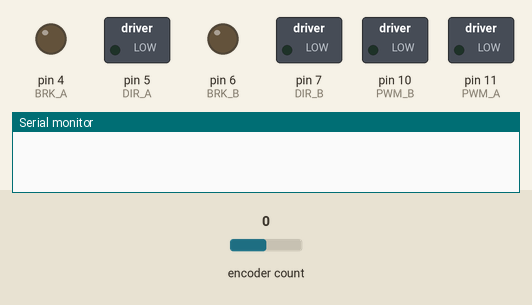
Simulated run of this sketch. Board: Arduino Uno, built with avr-gcc and run on an emulated ATmega328P. Shown: switched loads named in the sketch (green lamp = pin HIGH), output pins drawn as LEDs (lit = HIGH), the last lines printed to the serial monitor. The inputs (shaded band) are chosen by the test bench; at power-on: encoder count 0.

Above: at 0.1 s.
At 9.91 s:
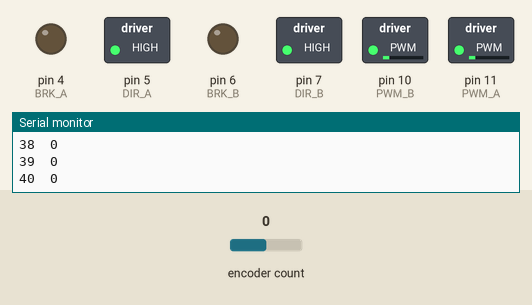
At 19.93 s:
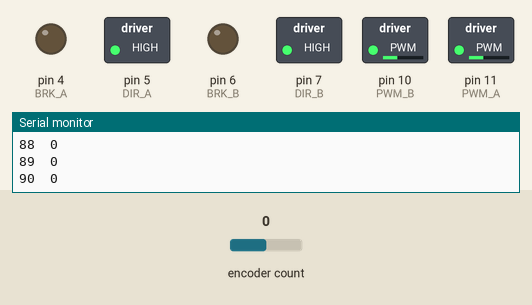
At 29.74 s:
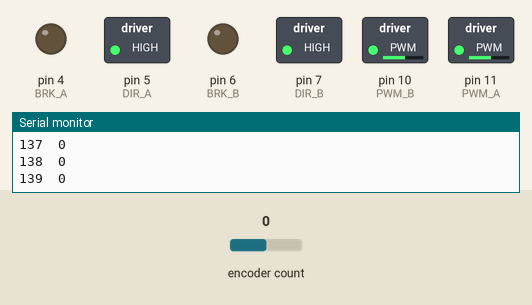
At 39.76 s:
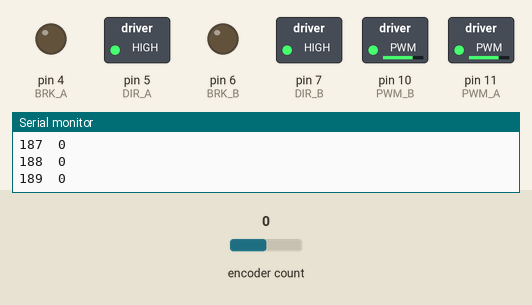
Timing chart, 0 to 40.0 s (numbered marks = the images above):
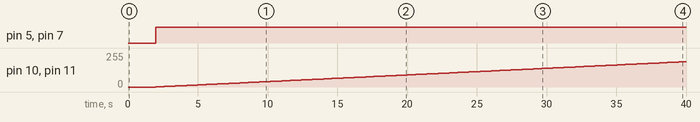

Measured:
- by itself, pin 5 (DIR_A), pin 7 (DIR_B): LOW → HIGH at 2.0 s
- by itself, pin 10 (PWM_B), pin 11 (PWM_A): moves from 0/255 to 190/255 over 37.9 s

The sketch:

12VMotor_Test.ino
```cpp
#include <Encoder.h>

const int PWM_A = 11;
const int PWM_B = 10;
const int DIR_A = 5;
const int BRK_A = 4;
const int DIR_B = 7;
const int BRK_B = 6;
const int ENC_B = 2;
const int ENC_A = 3;

Encoder encoder(ENC_A, ENC_B);

void setup() {
  pinMode(PWM_A, OUTPUT);
  pinMode(DIR_A, OUTPUT);
  pinMode(BRK_A, OUTPUT);
  pinMode(PWM_B, OUTPUT);
  pinMode(DIR_B, OUTPUT);
  pinMode(BRK_B, OUTPUT);

  Serial.begin(115200);

  delay(2000);

  runDriveTest();
}

void runDriveTest() {
  Serial.println("Begin test...");

  digitalWrite(BRK_A, LOW);
  digitalWrite(DIR_A, HIGH);
  digitalWrite(BRK_B, LOW);
  digitalWrite(DIR_B, HIGH);

  int motorPower = 1;

  while (motorPower <= 255) {
    analogWrite(PWM_A, motorPower);
    analogWrite(PWM_B, motorPower);

    Serial.print(motorPower);
    Serial.print(F("\t"));
    Serial.print(encoder.read());
    Serial.println();

    motorPower += 1;

    delay(200);
  }
}

void loop() {

}
```
